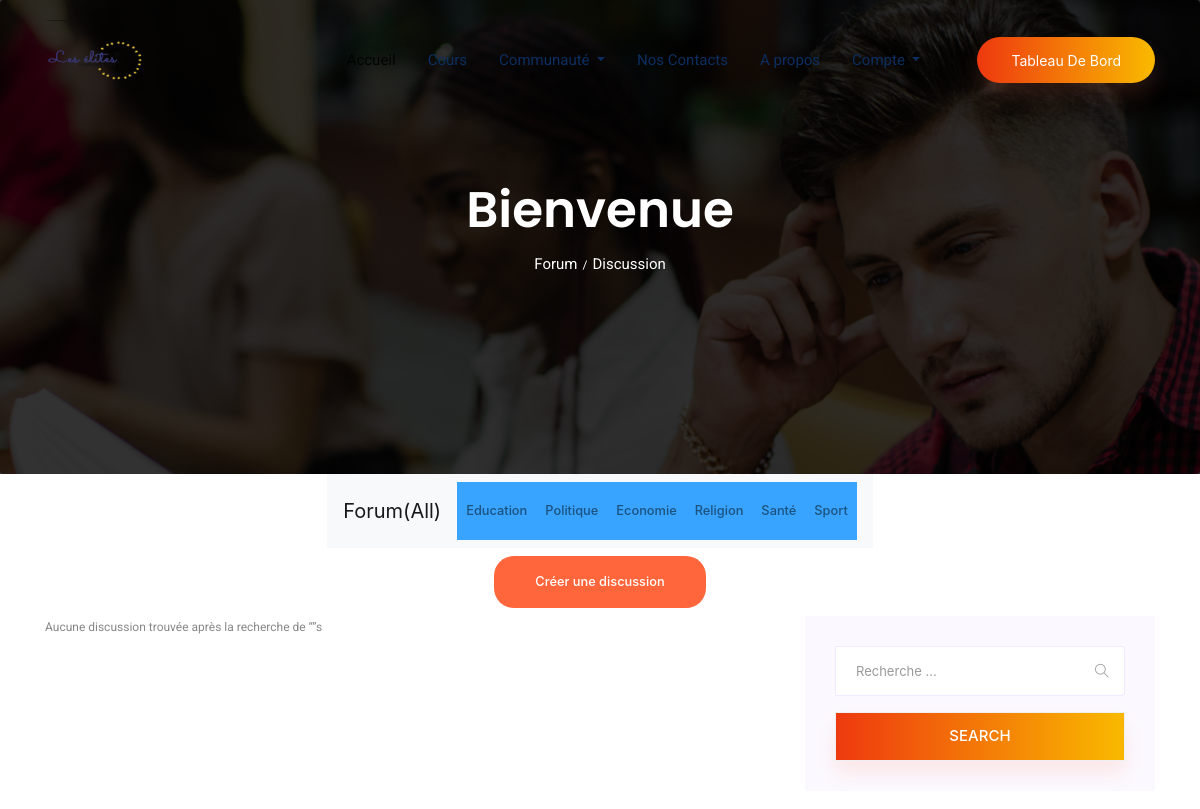
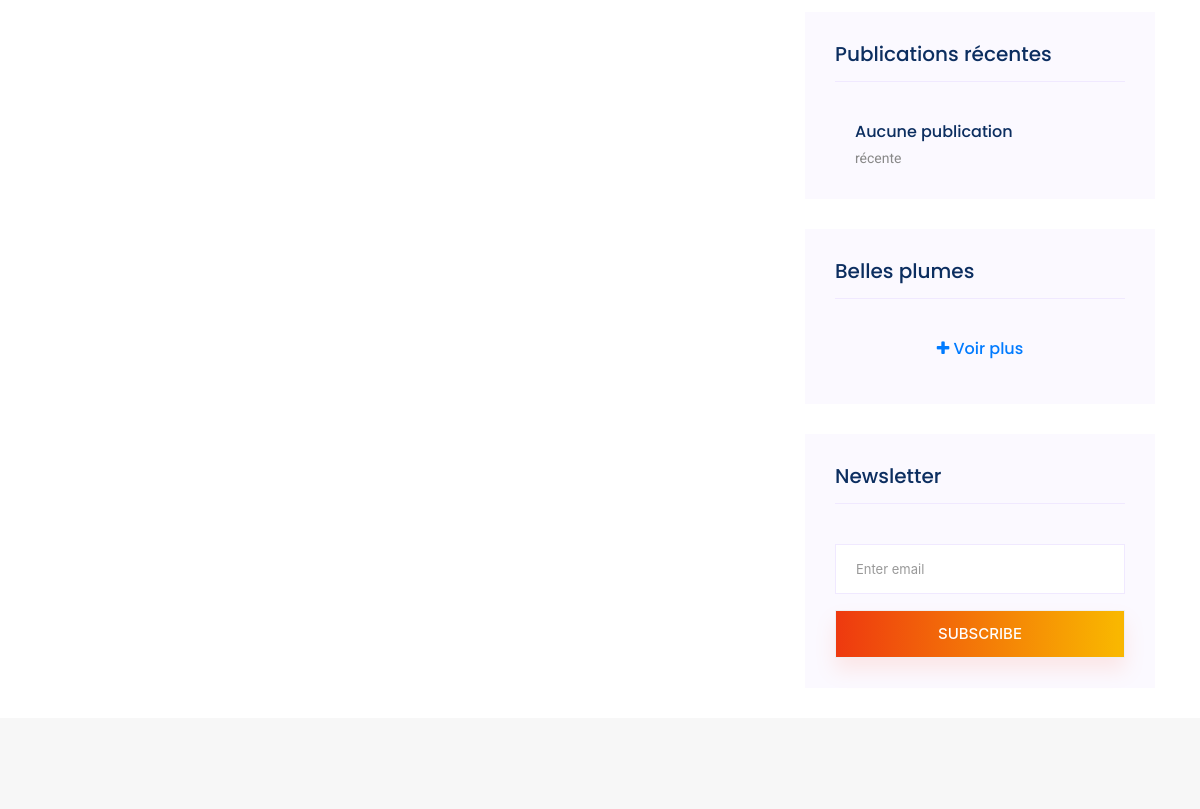
Before: /blog/forum (upper part) with the older database file (2 pictures, top to bottom).
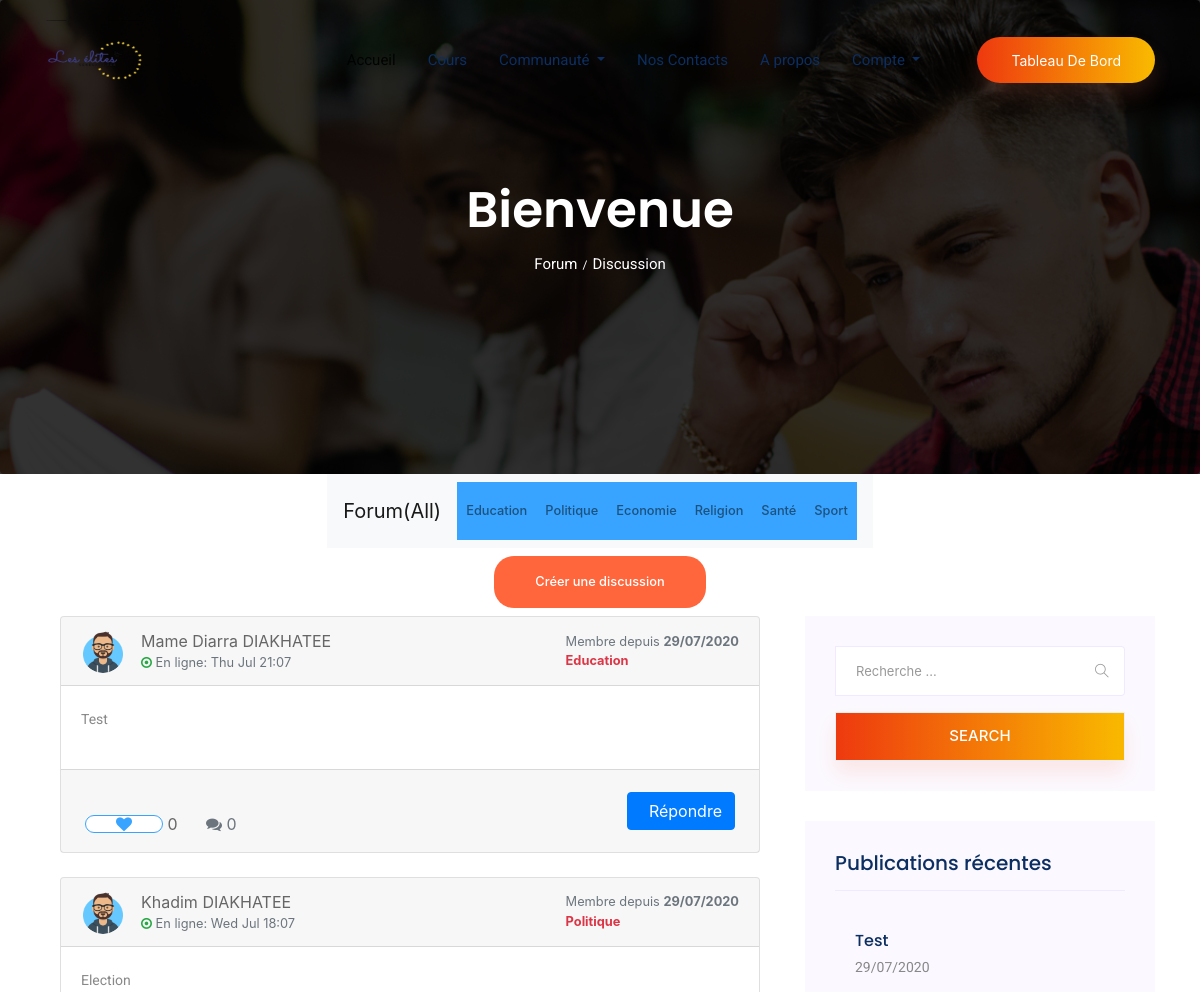
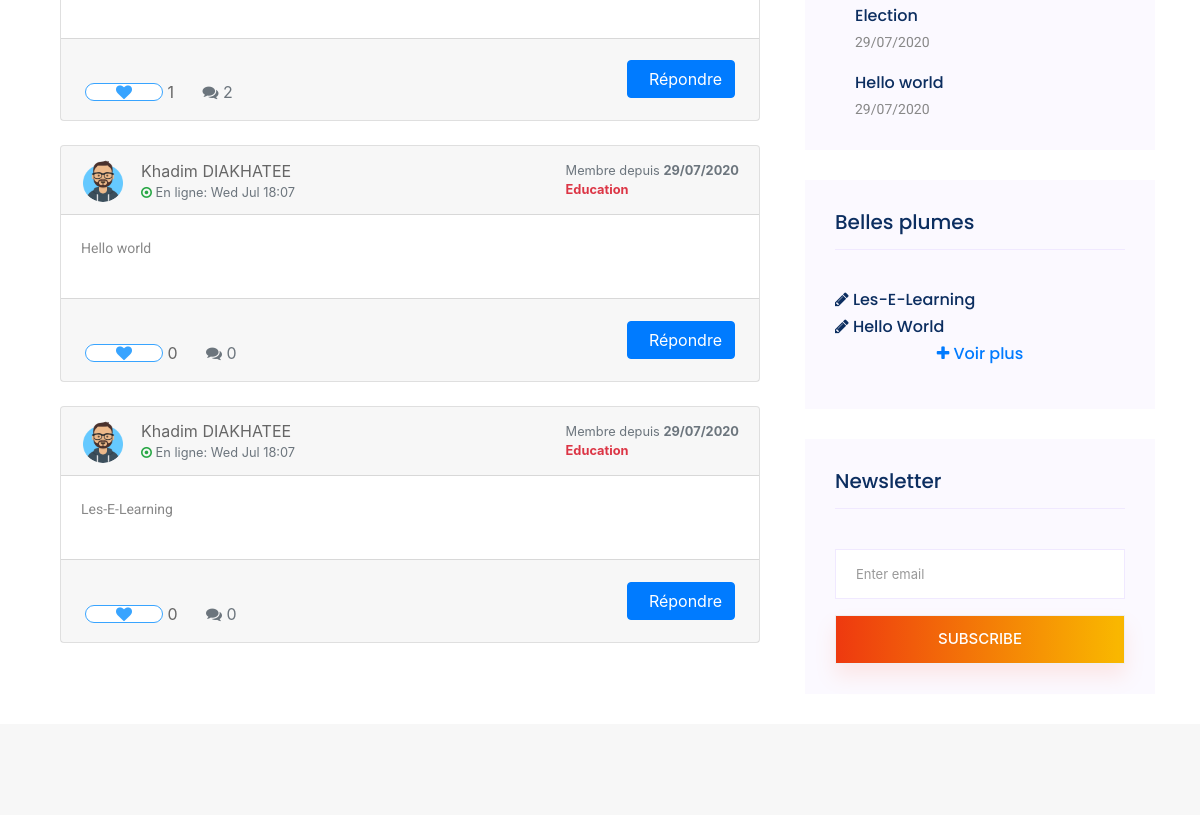
After: the same page with the newer database file (2 pictures, top to bottom).
### Blog_Forum/models.py (models this page shows, shortened)
class Message(models.Model):
    sjt = (
        ("Politique","politique"),
        ("Education","education"),
        ("Economie","économie"),
        ("Santé","santé"),
        ("Sport","sport"),
        ("Religion","religion")
    )
    subjet = models.CharField(max_length=10,choices=sjt)
    message = models.TextField()
    likes = models.ManyToManyField(User,related_name="likes_message")
    added = models.DateTimeField(auto_now=True)
    author = models.ForeignKey(User,on_delete=models.CASCADE)
    def total_likes(self):
        return self.likes.count()

class Poeme(models.Model):
    titre = models.CharField(max_length=300)
    contenu = models.TextField()
    auteur = models.ForeignKey(User,on_delete=models.CASCADE)

### Blog_Forum/views.py (the view)
# urls.py: path("forum",views.home_forum,name="forum"),
def home_forum(request):
    query = request.GET.get('q')
    suj_checked = request.GET.get('sujet')
    messages_list = Message.objects.all().order_by('-id')
    r_messages = Message.objects.all().order_by('-id')[:3]
    poemes = Poeme.objects.all().order_by('-id')[:4]
    if suj_checked:
        messages_list = Message.objects.filter(subjet=suj_checked)
    if query:
        messages_list = Message.objects.filter(
            Q(message__icontains=query)|
            Q(author__last_name__icontains=query)|
            Q(author__first_name__icontains=query)
        )
    discuss = {}
    for m in messages_list:
        discuss[m] = Reponse.objects.filter(message=m)
    is_liked = False
    for m in messages_list:
        if m.likes.filter(id=request.user.id).exists():
            is_liked = True
    context = {
        "discuss":discuss.items(),
        "poemes":poemes,
        "is_liked":is_liked,
        "r_messages":r_messages
    }
    return render(request,"Blog_Forum/home_forum.html",context)

### Templates/Blog_Forum/home_forum.html (shortened to what this page needs)
{% extends "Layouts/base.html" %}
{% block content %}
{% load static %}
    <section class="breadcrumb breadcrumb_bg">
        <div class="container">
            <div class="row">
                <div class="col-lg-12">
                    <div class="breadcrumb_iner text-center">
                        <div class="breadcrumb_iner_item">
                            <h2>Bienvenue</h2>
                            <p>Forum<span>/</span>Discussion</p>
                        </div>
                    </div>
                </div>
            </div>
        </div>
    </section>
    <div class="container">
        <div class="row justify-content-center">
            <nav class="navbar navbar-expand-lg navbar-light bg-light">
            <a class="navbar-brand" href="{% url 'forum' %}">Forum(All)</a>
            <form method="GET">
            <div class="collapse navbar-collapse" id="navbarNavAltMarkup">
                <div class="navbar-nav">
                <button class="nav-item nav-link genric-btn info" type="submit" name="sujet" value="Education">Education</button>
                <button class="nav-item nav-link genric-btn info" type="submit" name="sujet" value="Politique">Politique</button>
                <button class="nav-item nav-link genric-btn info" type="submit" name="sujet" value="Economie">Economie</button>
                <button class="nav-item nav-link genric-btn info" type="submit" name="sujet" value="Religion">Religion</button>
                <button class="nav-item nav-link genric-btn info" type="submit" name="sujet" value="Santé">Santé</button>
                <button class="nav-item nav-link genric-btn info" type="submit" name="sujet" value="Sport">Sport</button>
                </div>
            </div>
            </form>
            </nav>
        </div>
    </div>
    <div class="container mt-2 mb-2">
        <div class="row justify-content-center">
            <button type="button" class="genric-btn primary circle e-large" data-toggle="collapse" data-target="#collapseExample" aria-expanded="false" aria-controls="collapseExample">
            Créer une discussion
            </button>
        </div>
    </div>
    <section class="blog_area section-padding">
        <div class="container">
            <div class="row">
                <div class="col-lg-8 mb-5 mb-lg-0">
                    <div class="blog_left_sidebar">
                    {% for m,rp in discuss %}
                    <div class="col-md-12">
                        <div class="card mb-4">
                            <div class="card-header">
                                <div class="media flex-wrap w-100 align-items-center">
                                    <img src="{% static 'img/default_avatar.png' %}" class="d-block ui-w-40 rounded-circle" alt="" width="44" height="44">
                                    <div class="media-body ml-3"> <a href="#" data-abc="true">{{m.author.first_name}} {{m.author.last_name}}</a>
                                        <div class="text-muted small"><i class="fa fa-dot-circle-o text-success"></i> <span>En ligne:</span> {{m.author.last_login|date:"D M H:m"}}</div>
                                    </div>
                                    <div class="text-muted small ml-3">
                                        <div>Membre depuis <strong>{{m.author.date_joined|date:"d/m/Y"}}</strong></div>
                                        <div><strong class="text-danger">{{m.subjet}}</strong></div>
                                    </div>
                                </div>
                            </div>
                            <div class="card-body">
                                <p>
                                    {{m.message|linebreaksbr}}
                                </p>
                            </div>
                            <div class="card-footer d-flex flex-wrap justify-content-between align-items-center px-0 pt-0 pb-3">
                                <div class="px-4 pt-3"> <a href="#" class="text-muted d-inline-flex align-items-center align-middle" data-abc="true">
                                <form method="POST" action="{% url 'like_msg' %}">
                                {% if is_liked %}
                                <button class="genric-btn danger-border circle arrow" type="submit" name="msg_id" value="{{m.id}}"><i class="fa fa-heart text-danger" style="font-size:16px;"></i></button>&nbsp; <span class="align-middle">{{m.total_likes}}</span> </a> <span class="text-muted d-inline-flex align-items-center align-middle ml-4"> <i class="fa fa-comments text-muted fsize-3"></i>&nbsp; <span class="align-middle">{{rp|length}}</span> </span>
                                {% else %}
                                <button class="genric-btn info-border circle arrow" type="submit" name="msg_id" value="{{m.id}}"><i class="fa fa-heart" style="font-size:16px;"></i></button>&nbsp; <span class="align-middle">{{m.total_likes}}</span> </a> <span class="text-muted d-inline-flex align-items-center align-middle ml-4"> <i class="fa fa-comments text-muted fsize-3"></i>&nbsp; <span class="align-middle">{{rp|length}}</span> </span>
                                {% endif %}
                                </div>
                                <div class="px-4 pt-3"> <button type="button" class="btn btn-primary" data-toggle="collapse" data-target="#collapseRepondreMessage" aria-expanded="false" aria-controls="collapseRepondreMessage">&nbsp; Répondre</button> </div>
                            </div>
                        </div>
                    </div>
                    {% empty %}
                    <div class="comment-list">
                     <div class="single-comment justify-content-between d-flex">
                        <div class="user justify-content-between d-flex">
                           <div class="desc">
                              <p class="comment text-center">
                                 Aucune discussion trouvée après la recherche de <q>{{ request.GET.q }}</q>s
                              </p>
                           </div>
                        </div>
                     </div>
                    </div>
                    {% endfor %}
                    </div>
                </div>
                <div class="col-lg-4">
                    <div class="blog_right_sidebar">
                        <aside class="single_sidebar_widget search_widget">
                            <form method="GET">
                                <div class="form-group">
                                    <div class="input-group mb-3">
                                        <input type="text" class="form-control" placeholder='Recherche ...' name="q">
                                        <div class="input-group-append">
                                            <button class="btn" type="button"><i class="ti-search"></i></button>
                                        </div>
                                    </div>
                                </div>
                                <button class="button rounded-0 primary-bg text-white w-100 btn_1 boxed-btn"
                                    type="submit">Search</button>
                            </form>
                        </aside>
                        <aside class="single_sidebar_widget popular_post_widget">
                            <h3 class="widget_title">Publications récentes</h3>
                            {% for rm in r_messages %}
                            <div class="media post_item">
                                <div class="media-body">
                                    <a>
                                        <h3>{{rm.message|truncatewords:"15"}}</h3>
                                    </a>
                                    <p>{{rm.added|date:'d/m/Y'}}</p>
                                </div>
                            </div>
                            {% empty %}
                            <div class="media post_item">
                                <div class="media-body">
                                    <h3>Aucune publication</h3>
                                    <p>récente</p>
                                </div>
                            </div>
                            {% endfor %}
                        </aside>
                        <aside class="single_sidebar_widget instagram_feeds">
                        <h4 class="widget_title">Belles plumes</h4>
                        <ul class="flex-wrap">
                            {% for p in poemes %}
                            <li>
                            <a href="{% url 'single_poeme' p.id %}">
                                <h6><i class="fa fa-pencil"></i> {{p.titre}}</h6>
                            </a>
                            </li>
                            {% endfor %}
                            <li><a href="{% url 'poemes' %}" class="text-center"><h6 class="text-primary"><i class="fa fa-plus"></i> Voir plus</h6></a></li>
                        </ul>
                        </aside>
                        <aside class="single_sidebar_widget newsletter_widget">
                            <h4 class="widget_title">Newsletter</h4>
                            <form action="#">
                                <div class="form-group">
                                    <input type="email" class="form-control" onfocus="this.placeholder = ''"
                                        onblur="this.placeholder = 'Enter email'" placeholder='Enter email' required>
                                </div>
                                <button class="button rounded-0 primary-bg text-white w-100 btn_1 boxed-btn"
                                    type="submit">Subscribe</button>
                            </form>
                        </aside>
                    </div>
                </div>
            </div>
        </div>
    </section>
{% endblock content %}

### Templates/Layouts/base.html (shortened to what this page needs)
{% load static %}
<!doctype html>
<html lang="en">
<head>
    <link rel="stylesheet" href="{% static 'css/bootstrap.min.css' %}">
    <link rel="stylesheet" href="{% static 'css/animate.css' %}">
    <link rel="stylesheet" href="{% static 'css/owl.carousel.min.css' %}">
    <link rel="stylesheet" href="{% static 'css/themify-icons.css' %}">
    <link rel="stylesheet" href="{% static 'css/flaticon.css' %}">
    <link rel="stylesheet" href="{% static 'css/magnific-popup.css' %}">
    <link rel="stylesheet" href="{% static 'css/slick.css' %}">
    <link rel="stylesheet" href="{% static 'css/nice-select.css' %}">
    <link rel="stylesheet" href="{% static 'css/style.css' %}">
    <link rel="stylesheet" href="https://cdnjs.cloudflare.com/ajax/libs/font-awesome/4.7.0/css/font-awesome.min.css">
    <link rel="stylesheet" href="https://stackpath.bootstrapcdn.com/bootstrap/4.5.0/css/bootstrap.min.css">
</head>
<body>
    {% include "Layouts/header.html" %}
    {% block content %}  {% endblock content %}
    {% include "Layouts/footer.html" %}
</body>
</html>

### Templates/Layouts/header.html (shortened to what this page needs)
{% block content %}
{% load static %}
 <header class="main_menu home_menu">
    <div class="container">
        <div class="row align-items-center">
            <div class="col-lg-12">
                <nav class="navbar navbar-expand-lg navbar-light">
                    <a class="navbar-brand" href="{% url 'Accueil' %}"> <img src="{% static 'img/logo1.png' %}" width="100" height="80" alt="Les-E_Learning"> </a>
                    <div class="collapse navbar-collapse main-menu-item justify-content-end"
                        id="navbarSupportedContent">
                        <ul class="navbar-nav align-items-center">
                            <li class="nav-item active">
                                <a class="nav-link" href="{% url 'Accueil' %}">Accueil</a>
                            </li>
                            <li class="nav-item">
                                <a class="nav-link" href="{% url 'Cours_niveau' %}">Cours</a>
                            </li>
                            <li class="nav-item dropdown">
                                <a class="nav-link dropdown-toggle" href="blog.html" id="navbarDropdown" role="button" data-toggle="dropdown" aria-haspopup="true" aria-expanded="false">
                                    Communauté
                                </a>
                            </li>
                            <li class="nav-item">
                                <a class="nav-link" href="{% url 'Contact' %}">Nos Contacts</a>
                            </li>
                            <li class="nav-item">
                                <a class="nav-link" href="{% url 'About' %}">A propos</a>
                            </li>
                            <li class="nav-item dropdown">
                                <a class="nav-link dropdown-toggle" href="blog.html" id="navbarDropdown" role="button" data-toggle="dropdown" aria-haspopup="true" aria-expanded="false">
                                    Compte
                                </a>
                            </li>
                            <li class="d-none d-lg-block">
                                <a class="btn_1" href="{% url 'Tableau_bord' %}">Tableau de bord</a>
                            </li>
                        </ul>
                    </div>
                </nav>
            </div>
        </div>
    </div>
</header>
{% endblock content %}

### Templates/Layouts/footer.html (shortened to what this page needs)
{% block content %}
{% load static %}
   <footer class="footer-area">
</footer>
{% endblock content %}

Changed rows visible on the page:
added Message: author.first_name "Mame Diarra", author.last_name "DIAKHATEE", author.last_login "Thu Jul 21:07", author.date_joined "29/07/2020", subjet "Education", message "Test", total_likes "0", rp "0", added "29/07/2020"
added Message: author.first_name "Khadim", author.last_name "DIAKHATEE", author.last_login "Wed Jul 18:07", author.date_joined "29/07/2020", subjet "Politique", message "Election", total_likes "1", rp "2", added "29/07/2020"
added Message: author.first_name "Khadim", author.last_name "DIAKHATEE", author.last_login "Wed Jul 18:07", author.date_joined "29/07/2020", subjet "Education", message "Hello world", total_likes "0", rp "0", added "29/07/2020"
added Message: author.first_name "Khadim", author.last_name "DIAKHATEE", author.last_login "Wed Jul 18:07", author.date_joined "29/07/2020", subjet "Education", message "Les-E-Learning", total_likes "0", rp "0", shown under "Bienvenue"
added Poeme: titre "Les-E-Learning"
added Poeme: titre "Hello World"
Other visible differences:
text no longer shown: "Aucune discussion trouvée après la recherche de s Aucune publication récente"
